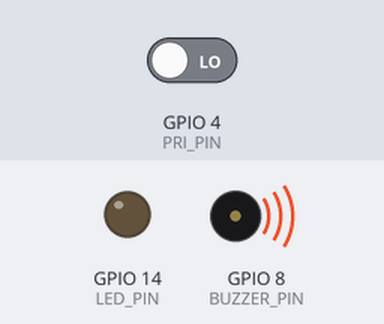
Simulated run of this program. Board: Raspberry Pi (BCM pin numbers). Parts: output pins drawn as LEDs (lit = HIGH), buzzer (waves = sounding). The test bench sets the inputs (shaded band); at power-on: GPIO 4 (PRI_PIN) LOW. What the program prints to the terminal is not drawn.

Above: at 6.2 s.
6.3 s: GPIO 4 (PRI_PIN) driven HIGH
At 6.8 s:
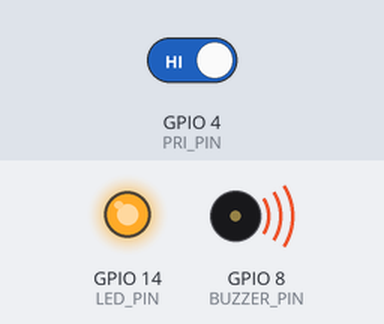
7.8 s: GPIO 4 (PRI_PIN) driven LOW
At 9.2 s:
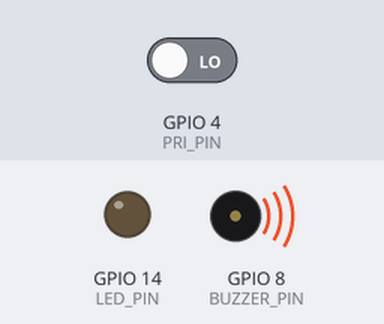
Timing chart, 0 to 10.8 s (numbered marks = the images above; inputs shaded):
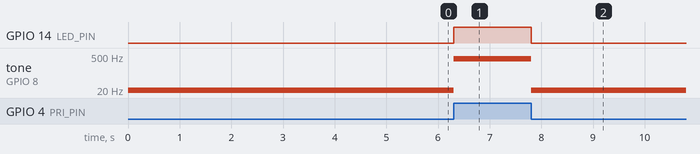

The program:

pir_task.py
```python
import RPi.GPIO as GPIO
import time

PRI_PIN = 4
LED_PIN = 14
BUZZER_PIN = 8

GPIO.setmode(GPIO.BCM)
GPIO.setup(PRI_PIN, GPIO.IN)
GPIO.setup(LED_PIN, GPIO.OUT)
GPIO.setup(BUZZER_PIN, GPIO.OUT)

pwm = GPIO.PWM(BUZZER_PIN, 1)   # 처음에는 소리나지 않음
pwm.start(50)

time.sleep(5)
print('PIR Ready...')

try:
    while True:
        val = GPIO.input(PRI_PIN)
        if val == GPIO.HIGH:
            print('움직임 감지')
            GPIO.output(LED_PIN, GPIO.HIGH)
            pwm.ChangeFrequency(392)    # 솔음
        else:
            print('움직임 없음')
            GPIO.output(LED_PIN, GPIO.LOW)
            pwm.ChangeFrequency(1)  # 부저음이 나지않게 함

        time.sleep(0.1)

finally:
    GPIO.cleanup()
    pwm.stop()
    print('cleanup and exit')
```

Measured:
- after the input at 6.3 s, GPIO 14 (LED_PIN): LOW → HIGH at once; tone on GPIO 8 (BUZZER_PIN): 1 Hz → 392 Hz at once
- after the input at 7.8 s, GPIO 14 (LED_PIN): HIGH → LOW at once; tone on GPIO 8 (BUZZER_PIN): 392 Hz → 1 Hz at once
